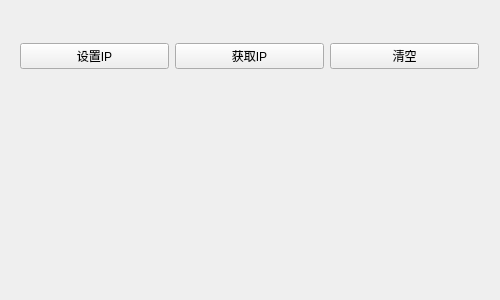
<?xml version="1.0" encoding="UTF-8"?>
<ui version="4.0">
 <class>frmIPAddress</class>
 <widget class="QWidget" name="frmIPAddress">
  <property name="geometry">
   <rect>
    <x>0</x>
    <y>0</y>
    <width>500</width>
    <height>300</height>
   </rect>
  </property>
  <property name="windowTitle">
   <string>Form</string>
  </property>
  <widget class="QWidget" name="layoutWidget">
   <property name="geometry">
    <rect>
     <x>9</x>
     <y>9</y>
     <width>481</width>
     <height>71</height>
    </rect>
   </property>
   <layout class="QGridLayout" name="gridLayout">
    <item row="0" column="0" colspan="3">
     <widget class="IPAddress" name="widgetIP" native="true"/>
    </item>
    <item row="1" column="0">
     <widget class="QPushButton" name="btnSetIP">
      <property name="text">
       <string>设置IP</string>
      </property>
     </widget>
    </item>
    <item row="1" column="1">
     <widget class="QPushButton" name="btnGetIP">
      <property name="text">
       <string>获取IP</string>
      </property>
     </widget>
    </item>
    <item row="1" column="2">
     <widget class="QPushButton" name="btnClear">
      <property name="text">
       <string>清空</string>
      </property>
     </widget>
    </item>
   </layout>
  </widget>
 </widget>
 <layoutdefault spacing="6" margin="11"/>
 <customwidgets>
  <customwidget>
   <class>IPAddress</class>
   <extends>QWidget</extends>
   <header>ipaddress/ipaddress.h</header>
   <container>1</container>
  </customwidget>
 </customwidgets>
 <resources/>
 <connections/>
</ui>
